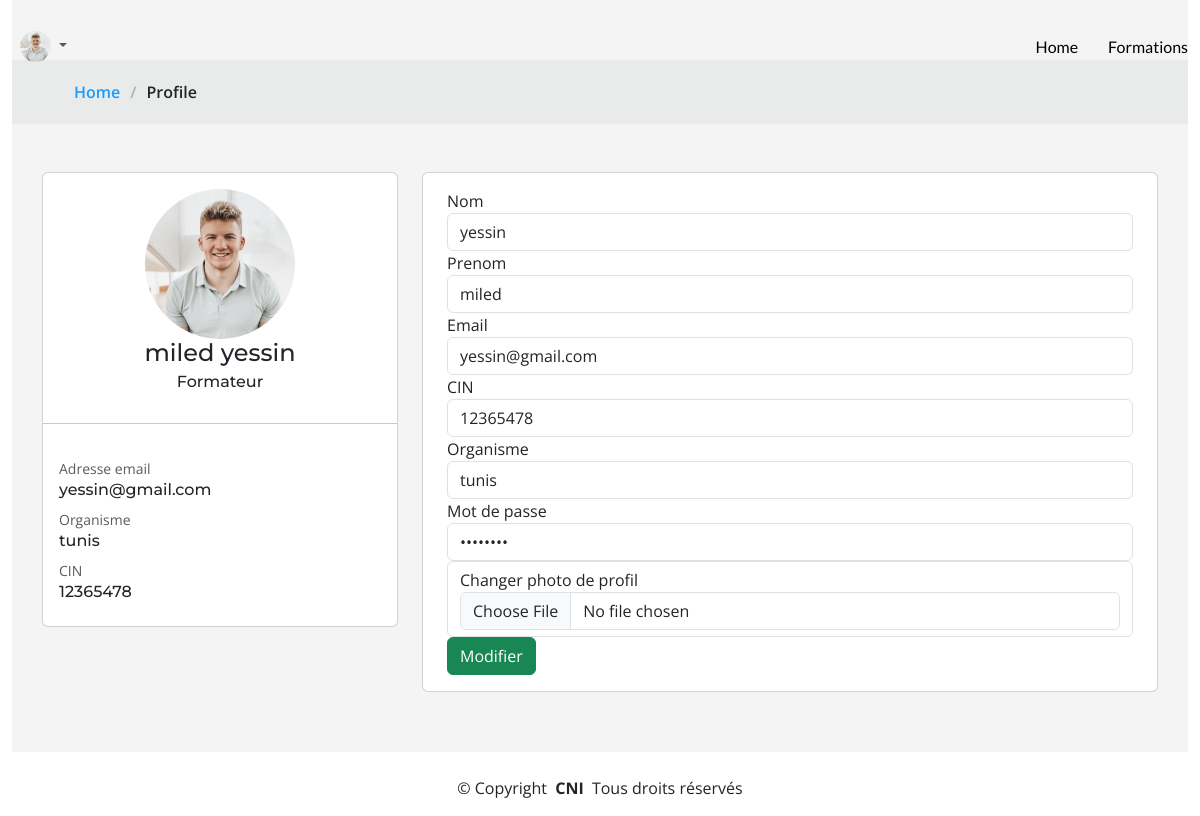
Page /profile (signed in) on the committed database.
### user/models.py (models this page shows, shortened)
class Profile(AbstractBaseUser, PermissionsMixin):
    email = models.EmailField(unique=True)
    first_name = models.CharField(max_length=30)
    last_name = models.CharField(max_length=30)
    cin_regex = RegexValidator(regex=r'^\d{8}$', message="CIN must be an 8-digit number.")
    cin = models.CharField(validators=[cin_regex], max_length=8)  # 8-digit number
    organisme = models.CharField(max_length=255)  # String field for organisme
    role = models.CharField(max_length=255)  # String field for role
    is_active = models.BooleanField(default=True)
    is_staff = models.BooleanField(default=False)
    img = models.ImageField(default='def.png',null=True,blank=True) # Image field for profile image
    objects = CustomUserManager()
    USERNAME_FIELD = 'email'
    REQUIRED_FIELDS = ['first_name', 'last_name', 'cin', 'organisme', 'role']
    def __str__(self):
        return self.email

### gestionFormation/views.py (the view, shortened to what this page needs)
# urls.py: path('profile', views.profile, name='profile'),
def profile(request):
    user = request.user
    print(user)
    context = {
        'user': user,
        'messages': messages.get_messages(request)
    }
    return render(request, 'front/form.html', context)

### templates/front/form.html (shortened to what this page needs)
{% extends 'front/monProfile2.html' %}
{% load static %}
{% block content2 %}
<link href="{% static 'assets3/css/main.css'%}" rel="stylesheet">
<div class="row">
    <div class="col-lg-4 col-xlg-3 col-md-5">
        <br>
    <br>
        <div class="card">
            <div class="card-body">
                <center class="m-t-30"> <img src="{{user.img.url}}"
                        class="rounded-circle" width="150" />
                    <h4 class="card-title m-t-10">{{ user.first_name }} {{user.last_name}}</h4>
                    <h6 class="card-subtitle">{{user.role}}</h6>
                </center>
            </div>
            <div>
                <hr>
            </div>
            <div class="card-body"> <small class="text-muted">Adresse email</small>
                <h6>{{user.email}}</h6> <small class="text-muted p-t-30 db">Organisme</small>
                <h6>{{user.organisme}}</h6> <small class="text-muted p-t-30 db">CIN</small>
                <h6>{{user.cin}}</h6>
            </div>
        </div>
    </div>
    <div class="col-lg-8 col-xlg-9 col-md-7">
        <br>
    <br>
        <div class="card">
            <div class="card-body">
                <form method="POST" enctype="multipart/form-data" class="form-horizontal form-material mx-2">
                    <div class="form-group">
                        <label class="col-md-12">Nom</label>
                        <div class="col-md-12">
                            <input type="text" name="nom" value="{{user.last_name}}"
                                class="form-control form-control-line">
                        </div>
                    </div>
                    <div class="form-group">
                        <label class="col-md-12">Prenom</label>
                        <div class="col-md-12">
                            <input type="text" name="prenom" value="{{user.first_name}}"
                                class="form-control form-control-line">
                        </div>
                    </div>
                    <div class="form-group">
                        <label for="example-email" class="col-md-12">Email</label>
                        <div class="col-md-12">
                            <input type="email"  value={{user.email}}
                                class="form-control form-control-line" name="email"
                                id="email">
                        </div>
                    </div>
                    <div class="form-group">
                        <label class="col-md-12">CIN</label>
                        <div class="col-md-12">
                            <input type="text" name="cin" value={{user.cin}}
                                class="form-control form-control-line">
                        </div>
                    </div>
                    <div class="form-group">
                        <label class="col-md-12">Organisme</label>
                        <div class="col-md-12">
                            <input name="org" type="text" name="org"  value="{{user.organisme}}"
                                class="form-control form-control-line">
                        </div>
                    </div>
                    <div class="form-group">
                        <label class="col-md-12">Mot de passe</label>
                        <div class="col-md-12">
                            <input type="password" value="password"  name="pwd" class="form-control form-control-line">
                        </div>
                    </div>
                    <div class="form-group">
                        <label for="file" class="form-control form-control-line">
                            Changer photo de profil
                            <input type="file" name="file" id="file" class="form-control">
                            </label>
                    </div>
                    <div class="form-group">
                        <div class="col-sm-12">
                            <button type="submit" class="btn btn-success text-white">Modifier</button>
                        </div>
                    </div>
                </form>
            </div>
        </div>
    </div>
</div>
{% endblock %}

### templates/front/monProfile2.html (shortened to what this page needs)
{% extends 'baseclient.html' %}
{% load static %}
{% block content %}
<header id="header" class="header fixed-top d-flex align-items-center">
    <div class="container-fluid d-flex align-items-center justify-content-between">
      <nav id="navmenu" class="navmenu">
        <ul>
          <li><a href="{% url 'acc' %}"  style="color: #000000;">Home</a></li>
          <li><a href="{% url 'nosformations' %}">Formations</b></a></li>
        </ul>
      </nav>
      {% if user.is_authenticated %}
      <header class="topbar" data-navbarbg="skin6">
        <nav class="navbar top-navbar navbar-expand-md navbar-light">
            <div class="navbar-collapse collapse navbar-transparent" id="navbarSupportedContent" data-navbarbg="skin5">
              <ul class="navbar-nav float-end">
                  <li class="nav-item dropdown">
                      <a class="nav-link dropdown-toggle text-muted waves-effect waves-dark pro-pic" href="#" id="navbarDropdown" role="button" data-bs-toggle="dropdown" aria-expanded="false">
                          <img src="{{user.img.url}}" alt="user" class="rounded-circle" width="31">
                      </a>
                  </li>
              </ul>
          </div>
        </nav>
    </header>
      {% else %}
      <a  href="{% url 'admin_login' %}" class="btn-getstarted" >Se connecter</a>
      {% endif %}
    </div>
  </header>
  <div class="container-fluid">
    <section id="team" class="team">
        <div data-aos="fade" class="page-title">
            <nav class="breadcrumbs">
              <div class="container">
                <ol>
                  <li><a href="index.html">Home</a></li>
                  <li class="current">Profile</li>
                </ol>
              </div>
            </nav>
          </div>
        <div class="container">
            {% block content2 %}
            {% endblock %}
</div>
</div>
<div class="container copyright text-center mt-4">
  <p>&copy; <span>Copyright</span> <strong class="px-1">CNI</strong> <span>Tous droits réservés</span></p>
</div>
{% endblock %}

### staticfiles/assets3/css/main.css (style rules this page uses)
:root { --font-default: "Open Sans", system-ui, -apple-system, "Segoe UI", Roboto, "Helvetica Neue", Arial, "Noto Sans", "Liberation Sans", sans-serif, "Apple Color Emoji", "Segoe UI Emoji", "Segoe UI Symbol", "Noto Color Emoji"; --font-primary: "Montserrat", sans-serif; --font-secondary: "Lato", sans-serif; }
:root { --color-default: #212529; --color-default-rgb: 33, 37, 41; --color-background: #ffffff; --color-background-rgb: 255, 255, 255; --color-primary: #1a9bfc; --color-primary-rgb: 232, 69, 69; --color-secondary: #32353a; --color-secondary-rgb: 50, 53, 58; --color-box-background: #ffffff; --color-box-background-rgb: 255, 255, 255; --color-inverse: #ffffff; --color-inverse-rgb: 255, 255, 255; }
:root { --color-nav: #3a3939; --color-nav-hover: #1a9bfc; --color-nav-dropdown: #3a3939; --color-nav-dropdown-hover: #1a9bfc; --color-nav-dropdown-background: #ffffff; --color-nav-mobile-background: #ffffff; }
:root { scroll-behavior: smooth; }
body { color: var(--color-default); background-color: var(--color-background); font-family: var(--font-default); }
a { color: var(--color-primary); text-decoration: none; transition: 0.3s; }
h1, h2, h3, h4, h5, h6 { font-family: var(--font-primary); }
section { color: var(--color-default); background-color: var(--color-background); padding: 60px 0; overflow: clip; }
.page-title { --color-box-background: rgba(var(--color-default-rgb), .05); color: var(--color-default); background-color: var(--color-background); }
.page-title nav { background-color: var(--color-box-background); padding: 20px 0; }
.page-title nav ol { display: flex; flex-wrap: wrap; list-style: none; margin: 0; font-size: 16px; font-weight: 600; }
.page-title nav ol li+li { padding-left: 10px; }
.page-title nav ol li+li::before { content: "/"; display: inline-block; padding-right: 10px; color: rgba(var(--color-default-rgb), 0.3); }
.header { --color-background: #ffffff; --color-inverse: #ffffff; color: var(--color-default); background-color: var(--color-background); padding: 15px 0; transition: all 0.5s; z-index: 997; }
@media (max-width: 1200px) { .header .navmenu { order: 3; } }
section { scroll-margin-top: 90px; }
.index-page .header { --color-background: rgba(255, 255, 255, 0); --color-secondary: #ffffff; --color-nav: rgba(255, 255, 255, 0.515); --color-nav-hover: #ffffff; }
@media (min-width: 1200px) { .navmenu { padding: 0; } }
@media (min-width: 1200px) { .navmenu ul { margin: 0; padding: 0; display: flex; list-style: none; align-items: center; } }
@media (min-width: 1200px) { .navmenu li { position: relative; } }
@media (min-width: 1200px) { .navmenu a, .navmenu a:focus { color: #000000 ; padding: 18px 15px; font-size: 16px; font-family: var(--font-secondary); font-weight: 400; display: flex; align-items: center; justify-content: space-between; white-space: nowrap; transition: 0.3s; } }
@media (min-width: 1200px) { .navmenu li:last-child a { padding-right: 0; } }
.team { --color-background: #f4f4f4; --color-box-background-rgb: 0, 0, 0; }

### rows in the picture
Profile: img (picture), first_name "miled", last_name "yessin", role "Formateur", email "yessin@gmail.com", organisme "tunis", cin "12365478", nom "yessin", prenom "miled", org "tunis"
